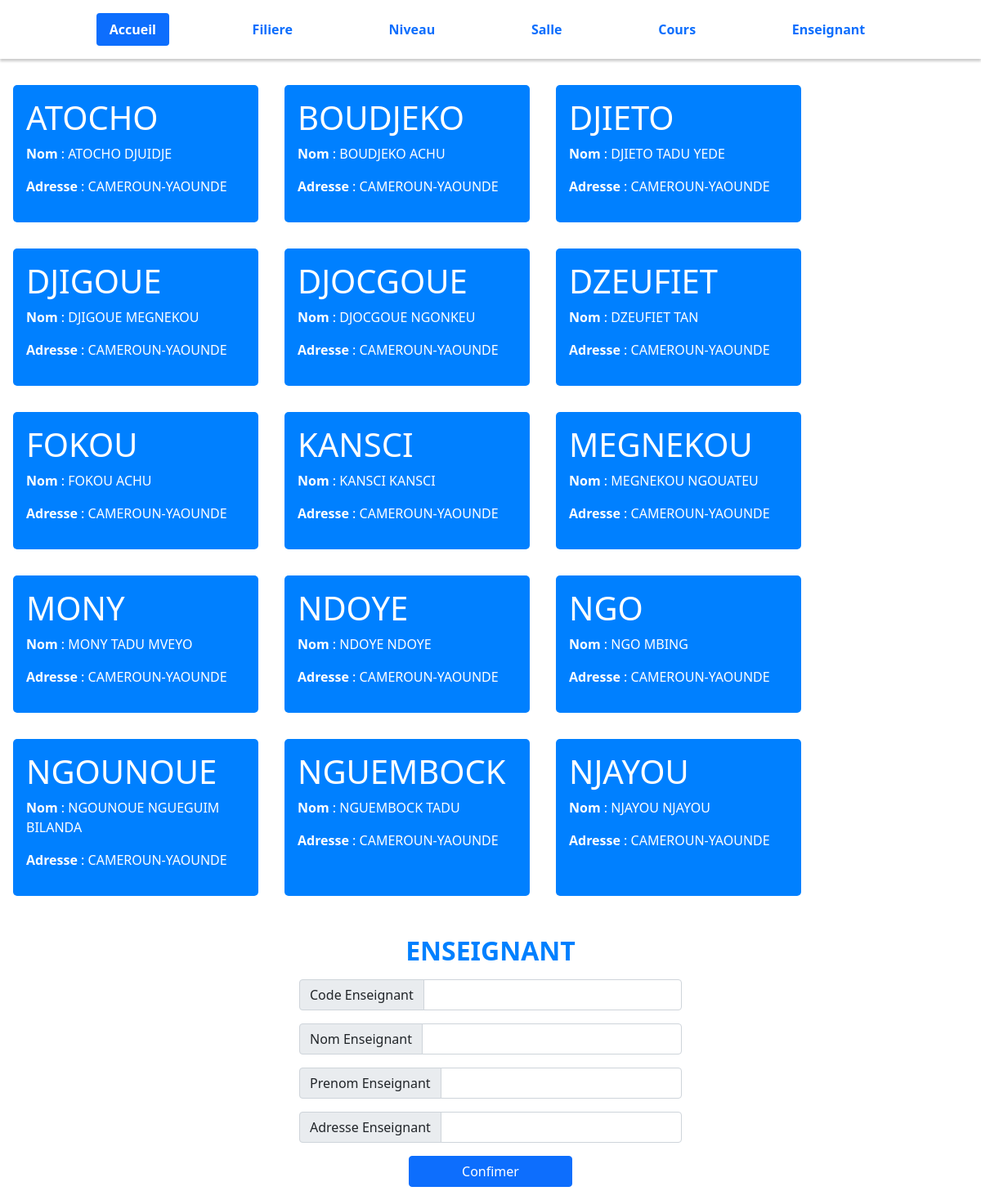
Screenshot of /enseignant.php with the database file from the repository.
### tables this page shows
CREATE TABLE `enseignant` (
  `codeEnseignant` varchar(10) NOT NULL,
  `nomEnseignant` varchar(20) NOT NULL,
  `prenomEnseignant` varchar(20) NOT NULL,
  `adresseEnseignant` varchar(30) NOT NULL
);

### variables.php (called while the page is built, shortened)
<?php
$codeEnseignant = '';
$nomEnseignant = '';
$prenomEnseignant = '';
$adresseEnseignant = '';
 ?>

### enseignant.php (the view, shortened to what this page needs)
<!DOCTYPE html>
<?php
  require_once 'db_Connect.php';
  require_once 'header.php';
  require_once 'nav.php';
  require_once 'variables.php';
  $statement = $pdo->prepare('SELECT * FROM enseignant');
  $statement->execute();
  $enseignant = $statement->fetchAll(PDO::FETCH_ASSOC);
 ?>
<html lang="en" dir="ltr">
  <body>
    <?php if(!empty($enseignant)){
      echo "<div class='filiere-block'>";
      foreach ($enseignant as $key => $enseignant) {
        echo "<div class='filiere-content'>";
        echo "<h1>".$enseignant['codeEnseignant']."</h1>";
        echo "<p><strong>Nom</strong> : ".$enseignant['nomEnseignant']." ".$enseignant['prenomEnseignant']."</p>";
        echo "<p><strong>Adresse</strong> : ".$enseignant['adresseEnseignant']."</p>";
        echo "</div>";
      }
    } echo "</div>"; ?>
    <form class="form" method="post">
      <h2>ENSEIGNANT</h2>
      <div class="input-group mb-3">
        <span class="input-group-text" id="inputGroup-sizing-default">Code Enseignant</span>
        <input type="text" class="form-control" aria-label="Sizing example input" aria-describedby="inputGroup-sizing-default" name="codeEnseignant" value="<?php echo $codeEnseignant; ?>">
      </div>
      <div class="input-group mb-3">
        <span class="input-group-text" id="inputGroup-sizing-default">Nom Enseignant</span>
        <input type="text" class="form-control" aria-label="Sizing example input" aria-describedby="inputGroup-sizing-default" name="nomEnseignant" value="<?php echo $nomEnseignant; ?>">
      </div>
      <div class="input-group mb-3">
        <span class="input-group-text" id="inputGroup-sizing-default">Prenom Enseignant</span>
        <input type="text" class="form-control" aria-label="Sizing example input" aria-describedby="inputGroup-sizing-default" name="prenomEnseignant" value="<?php echo $prenomEnseignant; ?>">
      </div>
      <div class="input-group mb-3">
        <span class="input-group-text" id="inputGroup-sizing-default">Adresse Enseignant</span>
        <input type="text" class="form-control" aria-label="Sizing example input" aria-describedby="inputGroup-sizing-default" name="adresseEnseignant" value="<?php echo $adresseEnseignant; ?>">
      </div>
      <button type="submit" class="btn btn-primary" name="submit">Confimer</button>
    </form>
  </body>
</html>

### header.php (shortened to what this page needs)
<head>
    <link rel="stylesheet" href="style.css">
    <link href="https://cdn.jsdelivr.net/npm/bootstrap@5.1.3/dist/css/bootstrap.min.css" rel="stylesheet">
</head>

### nav.php (shortened to what this page needs)
<!DOCTYPE html>
<html lang="en" dir="ltr">
  <?php require_once 'header.php'; ?>
    <link rel="stylesheet" href="style.css">
  <body>
    <nav id='noPrint'>
      <ul class="nav nav-pills">
        <li class="nav-item">
          <a class="nav-link active" aria-current="page" href="index.php">Accueil</a>
        </li>
        <li class="nav-item">
          <a class="nav-link" href="filiere.php">Filiere</a>
        </li>
        <li class="nav-item">
          <a class="nav-link" href="niveau.php">Niveau</a>
        </li>
        <li class="nav-item">
          <a class="nav-link" href="salle.php">Salle</a>
        </li>
        <li class="nav-item">
          <a class="nav-link" href="cours.php">Cours</a>
        </li>
        <li class="nav-item">
          <a class="nav-link" href="enseignant.php">Enseignant</a>
        </li>
      </ul>
    </nav>
  </body>
</html>

### style.css (style rules this page uses)
nav { box-shadow: 0px 3px 3px #ccc; padding: 1em 2em; width: 100%; display: flex; justify-content: space-evenly; align-items: center; margin-bottom: .5em; }
.nav { display: flex; justify-content: space-evenly; width: 100%; }
.form { padding: 1em; width: 500px; margin: auto; text-align: center; }
h2 { margin: .5em; font-weight: bold; color: #0080FF; }
.btn-primary { width: 200px; margin: 0 auto; }
.filiere-block,.time-block { margin-top: 1em; }
.filiere-block { display: flex; width: 1000px; flex-wrap: wrap; cursor: pointer; }
.filiere-content,.time-block { background-color: #0080FF; color: #ffff; padding: 1em; margin: 1em; width: 300px; border-radius: 5px; cursor: pointer; }
a { text-decoration: none; }
li a { font-weight: bold; }
ul { padding: 0 .5em; }
li { list-style: none; }

### rows the page displays
enseignant: codeEnseignant "ATOCHO", nomEnseignant "ATOCHO", prenomEnseignant "DJUIDJE", adresseEnseignant "CAMEROUN-YAOUNDE"
enseignant: codeEnseignant "BOUDJEKO", nomEnseignant "BOUDJEKO", prenomEnseignant "ACHU", adresseEnseignant "CAMEROUN-YAOUNDE"
enseignant: codeEnseignant "DJIETO", nomEnseignant "DJIETO", prenomEnseignant "TADU YEDE", adresseEnseignant "CAMEROUN-YAOUNDE"
enseignant: codeEnseignant "DJIGOUE", nomEnseignant "DJIGOUE", prenomEnseignant "MEGNEKOU", adresseEnseignant "CAMEROUN-YAOUNDE"
enseignant: codeEnseignant "DJOCGOUE", nomEnseignant "DJOCGOUE", prenomEnseignant "NGONKEU", adresseEnseignant "CAMEROUN-YAOUNDE"
enseignant: codeEnseignant "DZEUFIET", nomEnseignant "DZEUFIET", prenomEnseignant "TAN", adresseEnseignant "CAMEROUN-YAOUNDE"
enseignant: codeEnseignant "FOKOU", nomEnseignant "FOKOU", prenomEnseignant "ACHU", adresseEnseignant "CAMEROUN-YAOUNDE"
enseignant: codeEnseignant "KANSCI", nomEnseignant "KANSCI", prenomEnseignant "KANSCI", adresseEnseignant "CAMEROUN-YAOUNDE"
enseignant: codeEnseignant "MEGNEKOU", nomEnseignant "MEGNEKOU", prenomEnseignant "NGOUATEU", adresseEnseignant "CAMEROUN-YAOUNDE"
enseignant: codeEnseignant "MONY", nomEnseignant "MONY", prenomEnseignant "TADU MVEYO", adresseEnseignant "CAMEROUN-YAOUNDE"
enseignant: codeEnseignant "NDOYE", nomEnseignant "NDOYE", prenomEnseignant "NDOYE", adresseEnseignant "CAMEROUN-YAOUNDE"
enseignant: codeEnseignant "NGO", nomEnseignant "NGO", prenomEnseignant "MBING", adresseEnseignant "CAMEROUN-YAOUNDE"
enseignant: codeEnseignant "NGOUNOUE", nomEnseignant "NGOUNOUE", prenomEnseignant "NGUEGUIM BILANDA", adresseEnseignant "CAMEROUN-YAOUNDE"
enseignant: codeEnseignant "NGUEMBOCK", nomEnseignant "NGUEMBOCK", prenomEnseignant "TADU", adresseEnseignant "CAMEROUN-YAOUNDE"
enseignant: codeEnseignant "NJAYOU", nomEnseignant "NJAYOU", prenomEnseignant "NJAYOU", adresseEnseignant "CAMEROUN-YAOUNDE"
